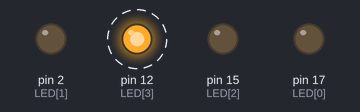
Recording of a sketch running on a simulated Arduino Uno, built with avr-gcc and run on an emulated ATmega328P. Parts: output pins drawn as LEDs (lit = HIGH). Dashed ring = blinking.

Above: at 0.05 s.
Timing chart, 0 to 3.0 s (numbered marks = the images above):
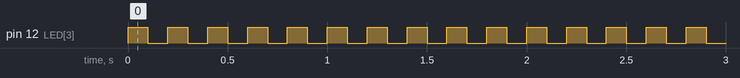

The sketch:

lab3-4.ino
```cpp
int LED[4] = {17 , 2 , 15 , 12};

void setup() {
  pinMode(LED[0],OUTPUT);
  pinMode(LED[1],OUTPUT);
  pinMode(LED[2],OUTPUT);
  pinMode(LED[3],OUTPUT);

  //สามารถำทำแบบfor ได้ for(int LED i=1 ; i <= 3 ; i++){
  //                    pinMOde(LED[i],OUTPUT); }

}

void loop() {
  digitalWrite(LED[3],HIGH);
  delay(100);
  digitalWrite(LED[3],LOW);
  delay(100);

}
```

Measured:
- by itself, pin 12 (LED[3]): alternates HIGH for 0.10 s and LOW for 0.10 s
